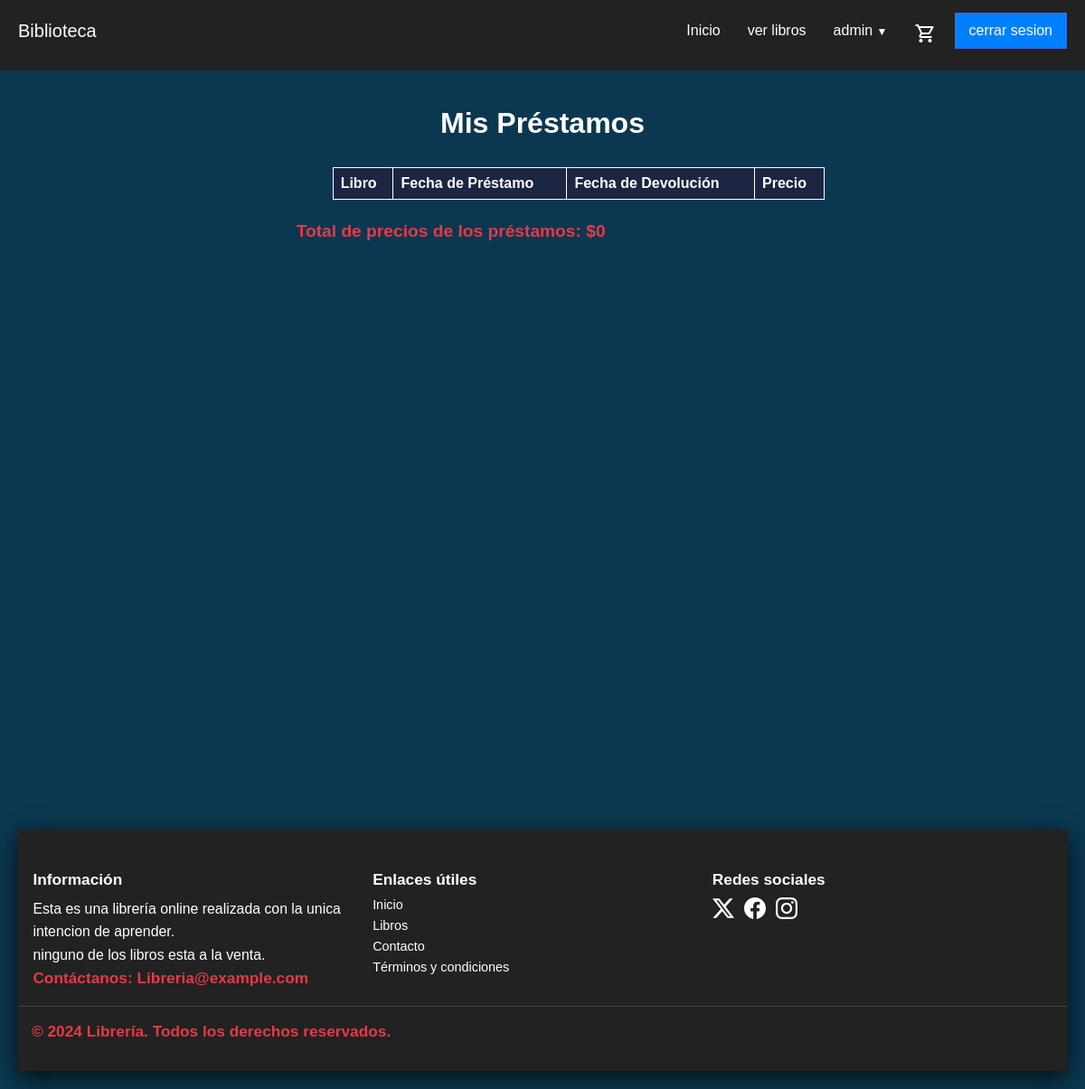
Before: /mis-prestamos (signed in) with the older database file.
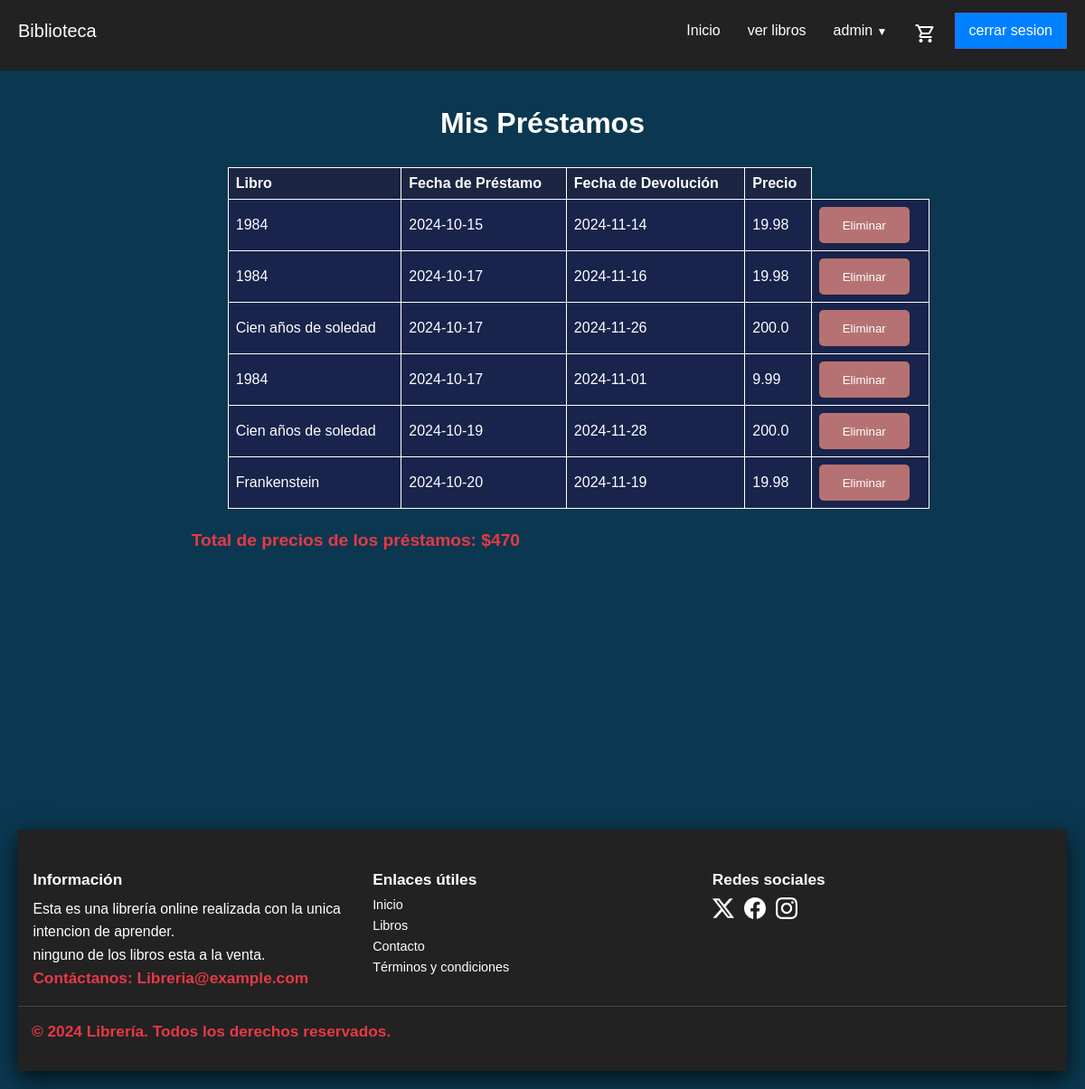
After: the same page with the newer database file.
### models/controladordatabase.py (models this page shows, shortened)
class Prestamo(db.Model):
    __tablename__ = 'Prestamo'
    id = db.Column(db.Integer, primary_key=True)
    id_libro = db.Column(db.Integer, db.ForeignKey('Libros.id'), nullable=False)
    id_usuario = db.Column(db.Integer, db.ForeignKey('Usuario.id'), nullable=False)
    fecha_prestamo = db.Column(db.Text, nullable=False, default=date.today)
    fecha_devolucion = db.Column(db.Text, nullable=True)
    precio_final = db.Column(db.Float, nullable=False)

class Libros(db.Model):
    __tablename__ = 'Libros'
    id = db.Column(db.Integer, primary_key=True)
    titulo = db.Column(db.String(100), nullable=False)
    descripcion = db.Column(db.Text, nullable=True)
    fecha_emision = db.Column(db.Text, nullable=False, default=date.today)
    stock = db.Column(db.Integer, nullable=False)
    precio = db.Column(db.Float, nullable=False)
    precio_alquiler = db.Column(db.Float, nullable=True)
    img = db.Column(db.String(200), nullable=True, default="sinimagen.jpg")
    id_autor = db.Column(db.Integer, db.ForeignKey('Autores.id'), nullable=False)
    id_genero = db.Column(db.Integer, db.ForeignKey('Generos.id'), nullable=False)
    id_editorial = db.Column(db.Integer, db.ForeignKey('Editorial.id'), nullable=True)
    isbn = db.Column(db.String(13), unique=True, nullable=True)
    idioma = db.Column(db.String(50), nullable=True)
    edicion = db.Column(db.String(50), nullable=True)
    paginas = db.Column(db.Integer, nullable=True)
    fecha_publicacion = db.Column(db.Text, nullable=True,  default=date.today)
    formato = db.Column(db.Enum('Tapa dura', 'Tapa blanda', 'eBook', 'Audiolibro', 'Otro'), nullable=True)
    calificacion_promedio = db.Column(db.Float, nullable=True, default=0.0)
    prestamos = db.relationship('Prestamo', backref='libro', lazy=True)
    comentarios = db.relationship('Comentario', backref='libro', lazy=True)

### routes/prestamo.py (the view)
@prestamos.route('/mis-prestamos')
@login_required
def listar_prestamos():
    usuario_id = Usuario.query.filter_by(nombre=session['nombre']).first().id
    prestamos = db.session.query(Prestamo, Libros).join(Libros, Prestamo.id_libro == Libros.id).filter(Prestamo.id_usuario == usuario_id).all()
    total_precios = round(sum([prestamo.precio_final for prestamo, _ in prestamos]))
    return render_template('prestamos/listar.html', prestamos=prestamos, total_precios=total_precios)

### routes/login.py (called while the page is built)
def login_required(f):
    @wraps(f)
    def decorated_function(*args, **kwargs):
        if "nombre" not in session:
            flash("Por favor, inicia sesión para acceder a esta página.")
            return redirect(url_for('user.index_login'))
        return f(*args, **kwargs)
    return decorated_function

### templates/prestamos/listar.html (shortened to what this page needs)
{% extends 'layout.html' %}
{% block content %}<body>
    <main id="main" class="flexbox-col">
    <h1>Mis Préstamos</h1>
    <table>
        <thead>
            <tr>
                <th>Libro</th>
                <th>Fecha de Préstamo</th>
                <th>Fecha de Devolución</th>
                <th>Precio</th>
            </tr>
        </thead>
        <tbody>
            {% for prestamo, libro in prestamos %}
            <tr>
                <td data-label="Libro">{{ prestamo.libro.titulo }}</td>
                <td data-label="Fecha Prestamo">{{ prestamo.fecha_prestamo }}</td>
                <td data-label="Fecha Devolucion">{{ prestamo.fecha_devolucion if prestamo.fecha_devolucion else 'Pendiente' }}</td>
                <td data-label="Precio">{{ prestamo.precio_final }}</td>
                <td><form action="{{ url_for('prestamos.eliminar_prestamo', id=prestamo.id) }}" method="post" style="display:inline;">
                    <button style="width: 100px; height: 40px; background-color: rgb(182, 114, 114);" type="submit" onclick="return confirm('¿Estás seguro de que deseas eliminar este préstamo?');">Eliminar</button>
                </form></td>
            </tr>
            {% endfor %}
        </tbody>
    </table>
    <p><strong style="color: #e63946;">Total de precios de los préstamos: ${{ total_precios }}</strong></p>
    </main>
    {% endblock %}

Changed rows visible on the page:
added Prestamo: libro.titulo "1984", fecha_prestamo "2024-10-15", fecha_devolucion "2024-11-14", precio_final "19.98"
added Prestamo: libro.titulo "1984", fecha_prestamo "2024-10-17", fecha_devolucion "2024-11-16", precio_final "19.98"
added Prestamo: libro.titulo "Cien años de soledad", fecha_prestamo "2024-10-17", fecha_devolucion "2024-11-26", precio_final "200.0"
added Prestamo: libro.titulo "1984", fecha_prestamo "2024-10-17", fecha_devolucion "2024-11-01", precio_final "9.99"
added Prestamo: libro.titulo "Cien años de soledad", fecha_prestamo "2024-10-19", fecha_devolucion "2024-11-28", precio_final "200.0"
added Prestamo: libro.titulo "Frankenstein", fecha_prestamo "2024-10-20", fecha_devolucion "2024-11-19", precio_final "19.98"
Other visible differences:
{{ total_precios }}: "0" → "470"
